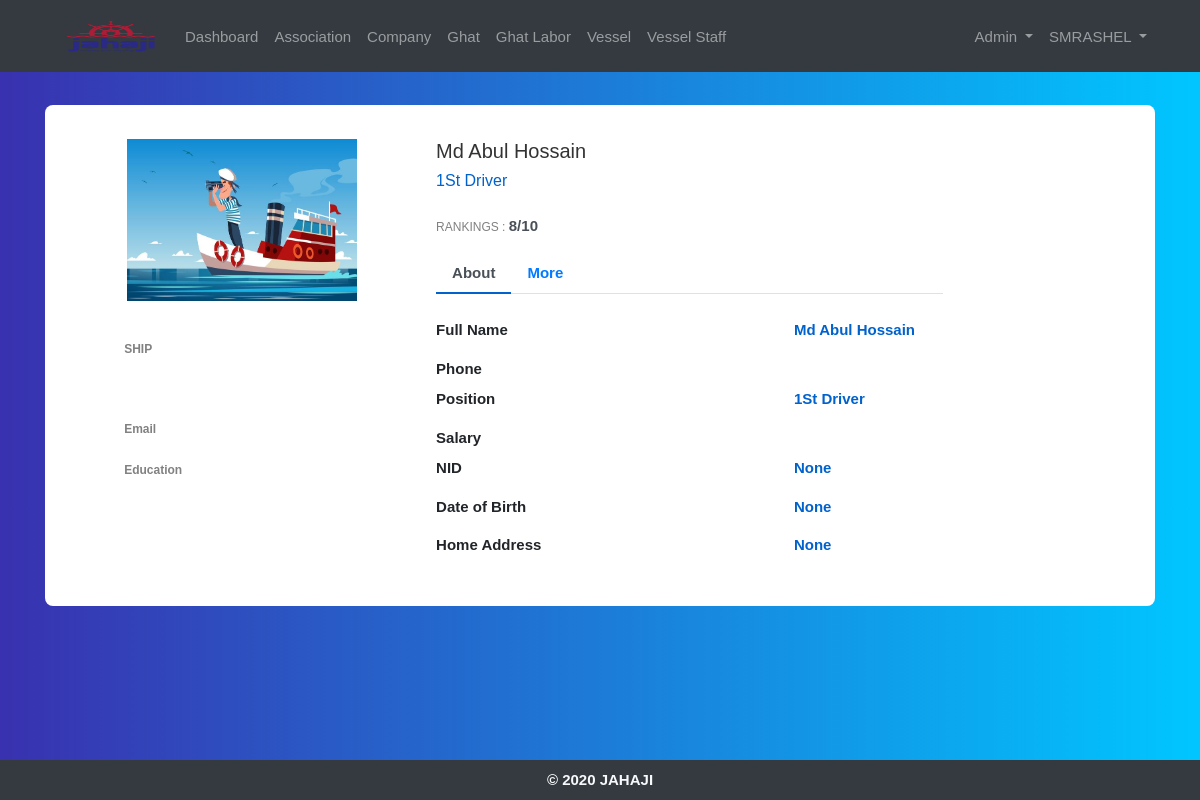
Screenshot of /read_seafarer/1/ (signed in) with the database file from the repository.
### crewdatabd/models.py (models this page shows, shortened)
class ShippingStaff(models.Model):
    APOSITIVE = 'A+'
    ANEGATIVE = 'A-'
    ABPOSITIVE = 'AB+'
    ABNEGATIVE = 'AB-'
    BPOSITIVE = 'B+'
    BNEGATIVE = 'B-'
    OPOSITIVE = 'O+'
    ONEGATIVE = 'O-'
    TOUCH = 'touch'
    BUTTON = 'button'
    BLOOD_GROUP_CHOICES = [
        (APOSITIVE, 'A Positive'),
        (ANEGATIVE, 'A Negative'),
        (ABPOSITIVE, 'AB Positive'),
        (ABNEGATIVE, 'AB Negative'),
        (BPOSITIVE, 'B Positive'),
        (BNEGATIVE, 'B Negative'),
        (OPOSITIVE, 'O Positive'),
        (ONEGATIVE, 'O Negative'),
    ]
    MOBILE_TYPE_CHOICES = [
        (TOUCH, 'Touch'),
        (BUTTON, 'Button'),
    ]
    company = models.ForeignKey(Companie, on_delete=models.CASCADE)
    vessel = models.ForeignKey(Vessel, on_delete=models.CASCADE)
    full_name = models.CharField('Full Name', max_length=200)
    position = models.ForeignKey(Position, on_delete=models.CASCADE)
    contact_number = models.CharField('Contact Number', unique=True, max_length=200)
    home_address = models.CharField('Address', max_length=200, null=True, blank=True)
    district = models.ForeignKey(District, on_delete=models.CASCADE)
    thana = models.ForeignKey(Thana, on_delete=models.CASCADE)
    family_members = models.CharField('Family Members', max_length=200, null=True, blank=True)
    monthly_salary = models.IntegerField('Monthly Salary', null=True, blank=True)
    avg_family_m_income = models.IntegerField('AVG Family Income/Month', null=True, blank=True)
    birth_date = models.DateField('Date of Birth', null=True, blank=True)
    nid_number = models.CharField('NID Number', unique=True, null=True, max_length=200, blank=True)
    education_level = models.ForeignKey(EducationLevel, on_delete=models.CASCADE)
    professional_certificate = models.CharField('Professional Certificate', max_length=200, null=True, blank=True)
    mobile_type = models.CharField('Mobile Type', max_length=200, choices=MOBILE_TYPE_CHOICES, null=True, blank=True)
    bank_account = models.BooleanField('Bank Account', null=True, blank=True)
    mobile_money_account = models.ForeignKey(MobileMoneyAccount, on_delete=models.CASCADE, null=True, blank=True)
    blood_group = models.CharField('Blood Group', max_length=200, choices=BLOOD_GROUP_CHOICES, null=True, blank=True)
    affiliated_association = models.ManyToManyField(Association,
                                                    limit_choices_to={'association_type': "Labor's Association"},
                                                    null=True, blank=True)
    added_by = models.ForeignKey(
        settings.AUTH_USER_MODEL,
        on_delete=models.CASCADE, null=True, blank=True, related_name='+'
    )
    added_date = models.DateTimeField('Added Date', auto_now_add=True, null=True, blank=True)
    updated_by = models.ForeignKey(
        settings.AUTH_USER_MODEL,
        on_delete=models.CASCADE, null=True, blank=True, related_name='+'
    )
    updated_date = models.DateTimeField('Updated Date', auto_now_add=False, null=True, blank=True)

class Position(models.Model):
    position = models.CharField('Position', unique=True, max_length=200)
    added_by = models.ForeignKey(
        settings.AUTH_USER_MODEL,
        on_delete=models.CASCADE, null=True, blank=True, related_name='+'
    )
    added_date = models.DateTimeField('Added Date', auto_now_add=True, null=True, blank=True)
    updated_by = models.ForeignKey(
        settings.AUTH_USER_MODEL,
        on_delete=models.CASCADE, null=True, blank=True, related_name='+'
    )
    updated_date = models.DateTimeField('Updated Date', auto_now_add=False, null=True, blank=True)
    def __str__(self):
        return self.position

### crewdatabd/decorators.py (the view)
        def wrapper_func(request, *args, **kwargs):
            group = None
            if request.user.groups.exists():
                group = request.user.groups.all()[0].name
            if group in allowed_roles:
                 return view_func(request, *args, **kwargs)
            else:
                return redirect('home')

### crewdatabd/views.py (called while the page is built)
@login_required(login_url='login')
@allowed_users(allowed_roles=['admin', 'manager', 'vessel'])
def readShippingStaff(request, pk):
    seafarer = get_object_or_404(ShippingStaff, id=pk)
    heading = 'Shipping Staff'
    context = {'seafarer': seafarer, 'heading': heading}
    return render(request, 'crewdatabd/seafarer_details.html', context)

### crewdatabd/templates/crewdatabd/seafarer_details.html (shortened to what this page needs)
{% extends 'crewdatabd/main.html' %}
{% load static %}
{% block content %}
<div class="container emp-profile">
            <form method="post">
                <div class="row">
                    <div class="col-md-4">
                        <div class="profile-img">
                            <img src="{% static '/images/profile.jpg' %}" alt="staff-picture"/>
                        </div>
                    </div>
                    <div class="col-md-6">
                        <div class="profile-head">
                                    <h5>
                                        {{seafarer.full_name}}
                                    </h5>
                                    <h6>
                                        {{seafarer.position}}
                                    </h6>
                                    <p class="proile-rating">RANKINGS : <span>8/10</span></p>
                            <ul class="nav nav-tabs" id="myTab" role="tablist">
                                <li class="nav-item">
                                    <a class="nav-link active" id="home-tab" data-toggle="tab" href="#home" role="tab" aria-controls="home" aria-selected="true">About</a>
                                </li>
                                <li class="nav-item">
                                    <a class="nav-link" id="profile-tab" data-toggle="tab" href="#profile" role="tab" aria-controls="profile" aria-selected="false">More</a>
                                </li>
                            </ul>
                        </div>
                    </div>
                    <div class="col-md-2">
                    </div>
                </div>
                <div class="row">
                    <div class="col-md-4">
                        <div class="profile-work">
                            <p>SHIP</p>
                            <br/>
                            <p>Email</p>
                            <p>Education</p>
                            <br/>
                        </div>
                    </div>
                    <div class="col-md-8">
                        <div class="tab-content profile-tab" id="myTabContent">
                            <div class="tab-pane fade show active" id="home" role="tabpanel" aria-labelledby="home-tab">
                                <div class="row">
                                    <div class="col-md-6">
                                        <label>Full Name</label>
                                    </div>
                                    <div class="col-md-6">
                                        <p>{{seafarer.full_name}}</p>
                                    </div>
                                </div>
                                <div class="row">
                                    <div class="col-md-6">
                                        <label>Phone</label>
                                    </div>
                                    <div class="col-md-6">
                                    </div>
                                </div>
                                <div class="row">
                                    <div class="col-md-6">
                                        <label>Position</label>
                                    </div>
                                    <div class="col-md-6">
                                        <p>{{seafarer.position}}</p>
                                    </div>
                                </div>
                                <div class="row">
                                    <div class="col-md-6">
                                        <label>Salary</label>
                                    </div>
                                    <div class="col-md-6">
                                    </div>
                                </div>
                                <div class="row">
                                    <div class="col-md-6">
                                        <label>NID</label>
                                    </div>
                                    <div class="col-md-6">
                                        <p>{{seafarer.nid_number}}</p>
                                    </div>
                                </div>
                                <div class="row">
                                    <div class="col-md-6">
                                        <label>Date of Birth</label>
                                    </div>
                                    <div class="col-md-6">
                                        <p>{{seafarer.birth_date}}</p>
                                    </div>
                                </div>
                                <div class="row">
                                    <div class="col-md-6">
                                        <label>Home Address</label>
                                    </div>
                                    <div class="col-md-6">
                                        <p>{{seafarer.home_address}}</p>
                                    </div>
                                </div>
                            </div>
                        </div>
                    </div>
                </div>
            </form>
        </div>
{% endblock %}

### crewdatabd/templates/crewdatabd/navbar.html (shortened to what this page needs)
{% load static %}
<nav class="navbar navbar-expand-lg navbar-dark bg-dark">
  <div class="container">
    <div class="collapse navbar-collapse" id="navbarSupportedContent">
      <a class="nav-link" href="{% url 'home' %}">
        <img src="{% static 'images/logo.png' %}" id="logo" alt="logo"  width="100" height="40">
      </a>
      <ul class="navbar-nav mr-auto">
        <li class="nav-item">
          <a class="nav-link" href="{% url 'home' %}">Dashboard</a>
        </li>
        {% for group in user.groups.all %}
          {% if group.name == 'admin' or group.name == 'manager' or group.name == 'viewer' %}
            <li class="nav-item">
              <a class="nav-link" href="{% url 'associations' %}">Association</a>
            </li>
          {% endif %}
        {% endfor %}
        {% for group in user.groups.all %}
          {% if group.name == 'admin' or group.name == 'manager' or group.name == 'jahaji' or group.name == 'viewer' %}
            <li class="nav-item">
              <a class="nav-link" href="{% url 'companies' %}">Company</a>
            </li>
          {% endif %}
        {% endfor %}
        {% for group in user.groups.all %}
          {% if group.name == 'admin' or group.name == 'manager' or group.name == 'jahaji' or group.name == 'viewer' %}
            <li class="nav-item">
              <a class="nav-link" href="{% url 'ghats' %}">Ghat</a>
            </li>
          {% endif %}
        {% endfor %}
        {% for group in user.groups.all %}
          {% if group.name == 'admin' or group.name == 'manager' or group.name == 'ghat' or group.name == 'viewer' %}
            <li class="nav-item">
              <a class="nav-link" href="{% url 'ghat_labors' %}">Ghat Labor</a>
            </li>
          {% endif %}
        {% endfor %}
        {% for group in user.groups.all %}
          {% if group.name == 'admin' or group.name == 'manager' or group.name == 'jahaji' or group.name == 'viewer' %}
            <li class="nav-item">
              <a class="nav-link" href="{% url 'ships' %}">Vessel</a>
            </li>
          {% endif %}
        {% endfor %}
        {% for group in user.groups.all %}
          {% if group.name == 'admin' or group.name == 'manager' or group.name == 'vessel' or group.name == 'viewer' %}
            <li class="nav-item">
              <a class="nav-link" href="{% url 'seafarers' %}">Vessel Staff</a>
            </li>
          {% endif %}
        {% endfor %}
      </ul>
      <ul class="navbar-nav navbar-right">
      {% for group in user.groups.all %}
        {% if group.name == 'admin' or group.name == 'manager' %}
          <li class="nav-item dropdown">
            <a class="nav-link dropdown-toggle" href="#" id="navbarDropdown" role="button" data-toggle="dropdown" aria-haspopup="true" aria-expanded="false">
              Admin
            </a>
          </li>
        {% endif %}
      {% endfor %}
        <li class="nav-item dropdown">
          <a class="nav-link dropdown-toggle" href="#" id="navbarDropdown" role="button" data-toggle="dropdown" aria-haspopup="true" aria-expanded="false">
            {{user.username|upper}}
          </a>
        </li>
      </ul>
    </div>
  </div>
</nav>

### static/css/main.css (style rules this page uses)
html { position: relative; min-height: 100%; }
body { margin-bottom: 40px; font-family: "segoe-ui", "open-sans", tahoma, arial; font-size: 15px; }
.navbar-nav >li >a, .navbar-brand { color: #f8f9fa; padding-top: 5px !important; padding-bottom: 10px !important; height: 30px; }
.navbar { min-height: 30px !important; }

### static/css/seafarer_details.css (style rules this page uses)
body { background: -webkit-linear-gradient(left, #3931af, #00c6ff); }
.emp-profile { padding: 3%; margin-top: 3%; margin-bottom: 3%; border-radius: 0.5rem; background: #fff; }
.profile-img { text-align: center; }
.profile-img img { width: 70%; height: 100%; }
.profile-head h5 { color: #333; }
.profile-head h6 { color: #0062cc; }
.proile-rating { font-size: 12px; color: #818182; margin-top: 5%; }
.proile-rating span { color: #495057; font-size: 15px; font-weight: 600; }
.profile-head .nav-tabs { margin-bottom:5%; }
.profile-head .nav-tabs .nav-link { font-weight:600; border: none; }
.profile-head .nav-tabs .nav-link.active { border: none; border-bottom:2px solid #0062cc; }
.profile-work { padding: 14%; margin-top: -15%; }
.profile-work p { font-size: 12px; color: #818182; font-weight: 600; margin-top: 10%; }
.profile-tab label { font-weight: 600; }
.profile-tab p { font-weight: 600; color: #0062cc; }

### rows the page displays
ShippingStaff: full_name "Md Abul Hossain", position "1St Driver", nid_number "None", birth_date "None", home_address "None"

### other values shown
{{ user.username|upper }} "SMRASHEL"
